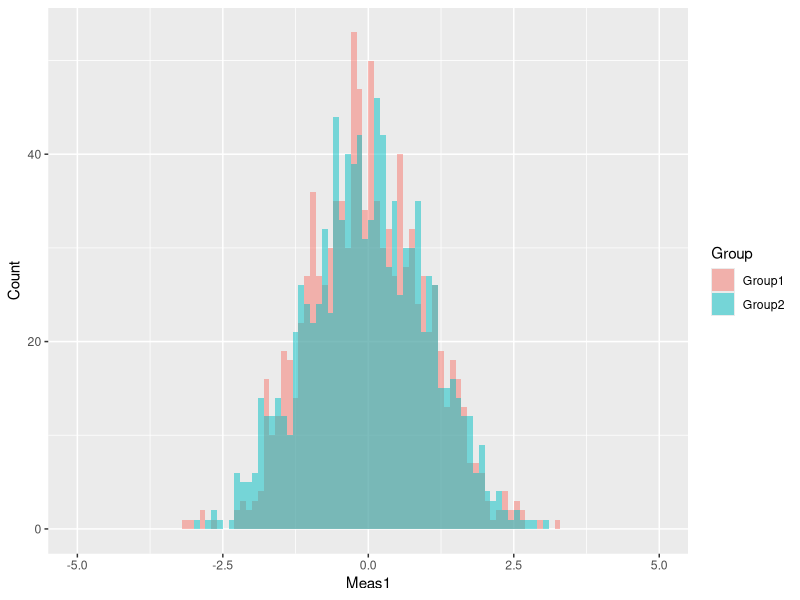
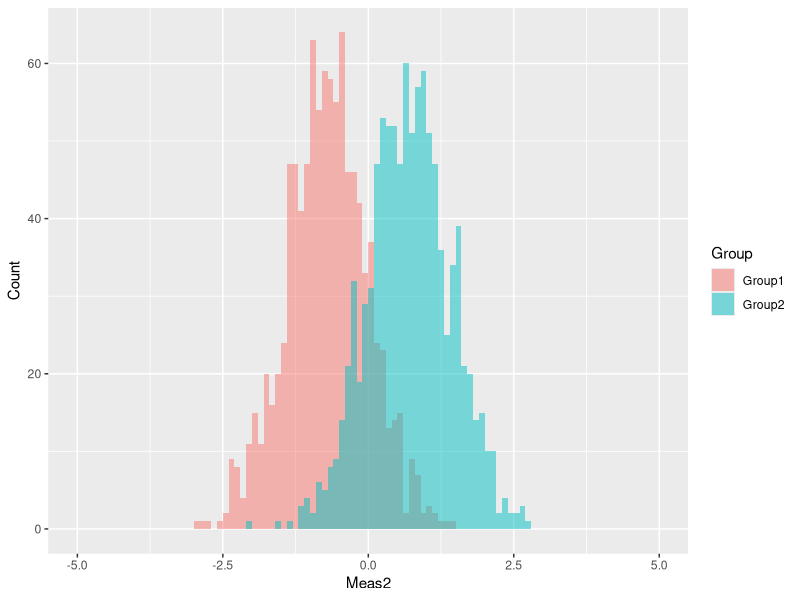
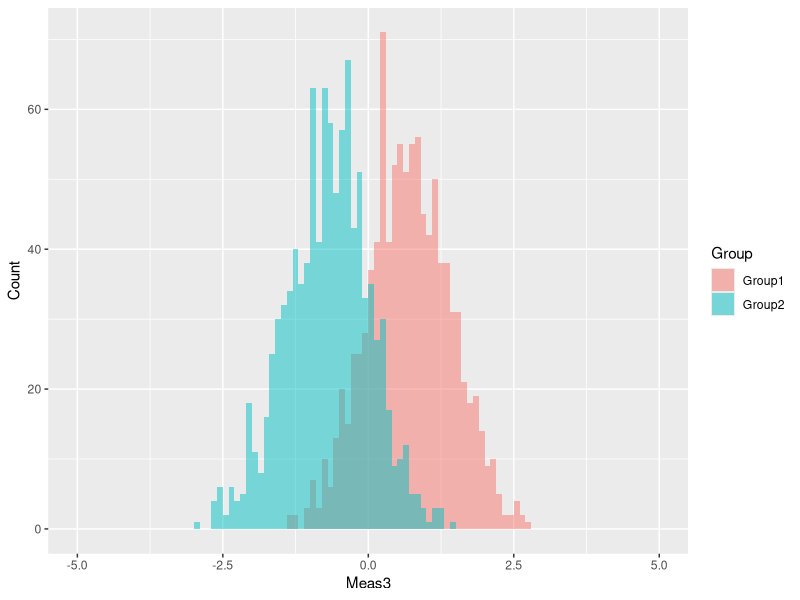
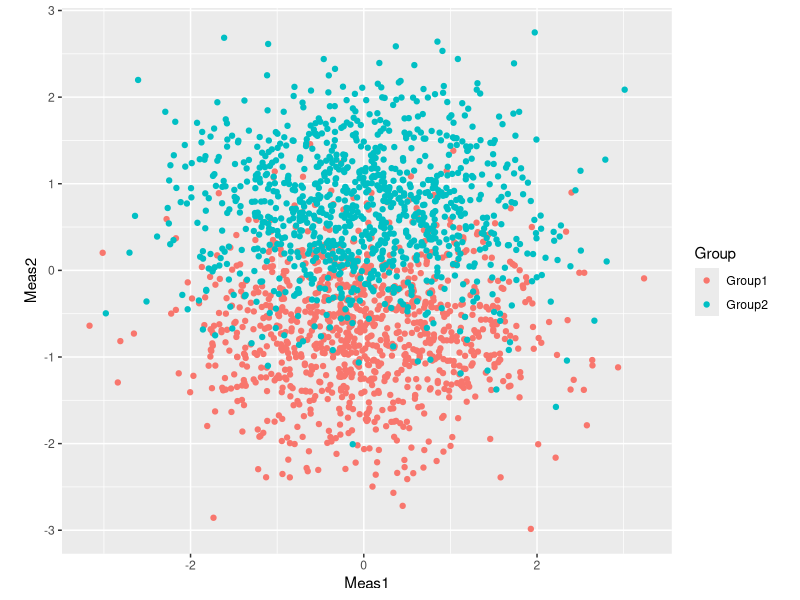
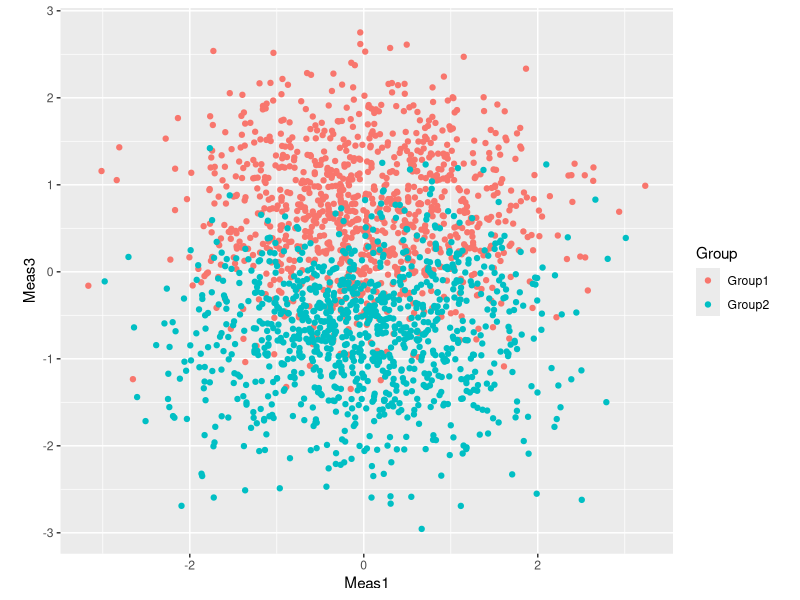
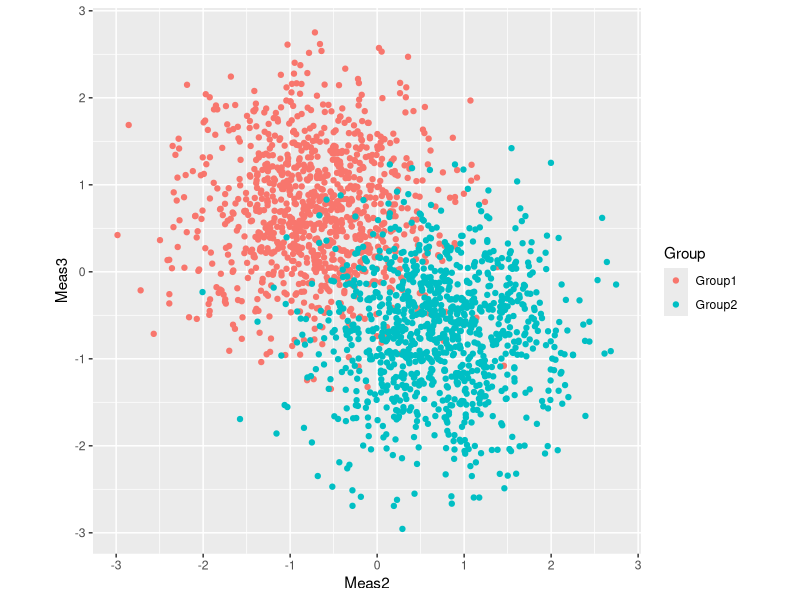
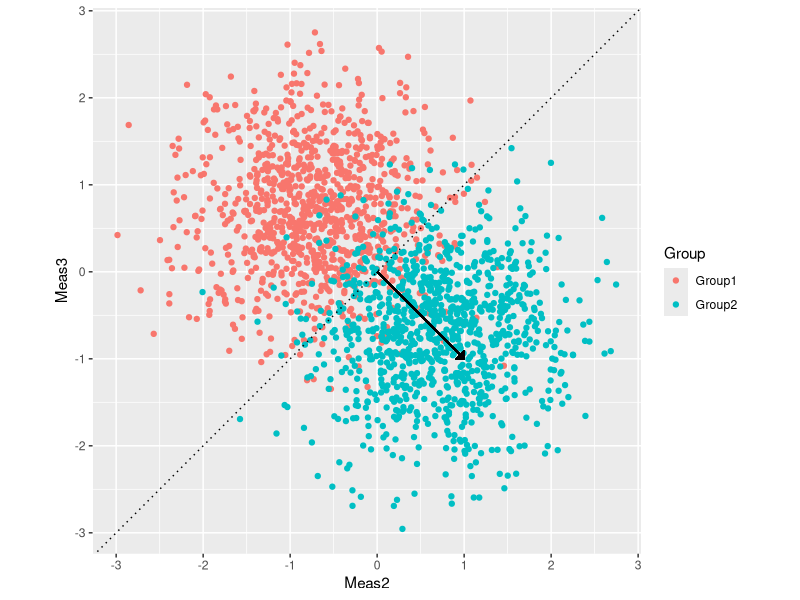
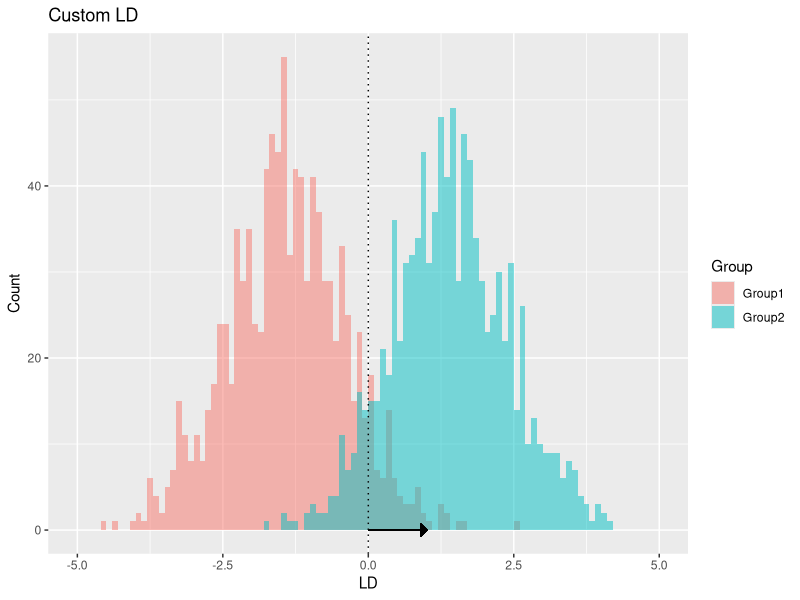

Write R code to recreate these figures, in order. (Note: this script raises an error after producing the figures.)
## ---- chunk 1
knitr::opts_chunk$set(echo = TRUE, fig.align = "center")
## ---- chunk 2
library(ggplot2)
library(knitr)
library(kableExtra)

# make_data_basic() below uses rnorm() to get random points on a normal 
# distribution.  This ensures we'll always see the same "random" number here.
set.seed(0)

# create a very basic data frame of input data for the LDA.
make_data_basic <- function(Nper=1000) {
  # meas 1 tells us nothing useful.
  # meas 2 is somewhat lower for group 1 and higher for group 2
  # meas 3 is somewhat higher for group 1 and lower for group 2
  obs <- data.frame(
    Meas1 = rnorm(n = Nper*2),
    Meas2 = c(rnorm(n = Nper, mean = -1), rnorm(n = Nper, mean = 1)),
    Meas3 = c(rnorm(n = Nper, mean = 1), rnorm(n = Nper, mean = -1)),
    Group = rep(c("Group1","Group2"), each=Nper)
  )
  # we'll have variables that just happen to look like z-scores...
  obs[, 1:3] <- scale(obs[, 1:3])
  obs
}

### some vector math helper functions
dotprod <- function(x, y) sum(x * y)  # dot product
vecmag  <- function(x) sqrt(sum(x^2)) # magnitude
vecnorm <- function(x) x/vecmag(x)    # normalize to unit vector

# histogram for a given measurement, overlaying all groups
hist_grp <- function(obs, measurement, breaks=seq(-5, 5, 0.1), grp="Group", ...) {
  ggplot(obs) +
    geom_histogram(aes_(x = obs[[measurement]],
                        fill = obs[[grp]]),
                   breaks = breaks,
                   position = "identity",
                   alpha = 0.5,
                   ...) +
    labs(x = measurement, y = "Count", fill = "Group")
}

# scatterplot of two measurements, overalying all groups
scatter_grp <- function(obs, x, y, color="Group", ratio=1) {
  ggplot(obs) +
    geom_point(aes_string(x = x, y = y, color = color)) +
    coord_fixed(ratio = ratio)
}

# Wrapper to attach LDA results to a list of objects, starting from an
# observations data frame.
run_lda <- function(data = list()) {
  within(data, {
    # The two main MASS package steps used here: run the LDA, and perform the 
    # prediction that provides actual LD-axis values and automatic 
    # classification.
    lds <- MASS::lda(formula = Group ~ ., data = observations)
    prediction <- predict(lds)
    # Attach some output columns to the observations data frame for convenience
    observations$Prediction <- prediction$class
    observations$LD1 <- prediction$x[, 1]
    observations$Wrong <- with(observations, Group != Prediction)
    # Make a confusion matrix for every pair of actual group versus predicted
    # group.  The more we have on the diagonal the better!
    confusion <- table(observations$Group, observations$Prediction)
    rownames(confusion) <- paste0("Actual", rownames(confusion))
    colnames(confusion) <- paste0("Predicted", colnames(confusion))
  })
}
## ---- chunk 3
observations <- make_data_basic()
## ---- chunk 4
preview <- do.call(rbind,
                   lapply(split(observations, observations$Group),
                          head,
                          n = 5))[, -4]
k <- kable(preview, row.names = FALSE, digits = 3)
k <- kable_styling(k, full_width = FALSE)
k <- group_rows(k, "Group1", 1, 5)
k <- group_rows(k, "Group2", 6, 10)
k
## ---- chunk 5
summary(observations)
sapply(observations[, 1:3], sd)
## ---- chunk 6
lapply(split(observations, observations$Group), summary)
lapply(split(observations, observations$Group), function(chunk) sapply(chunk[, 1:3], sd))
## ---- chunk 7
hist_grp(observations, "Meas1")
hist_grp(observations, "Meas2")
hist_grp(observations, "Meas3")
## ---- chunk 8
scatter_grp(observations, "Meas1", "Meas2")
scatter_grp(observations, "Meas1", "Meas3")
scatter_grp(observations, "Meas2", "Meas3")
## ---- chunk 9
scatter_grp(observations, "Meas2", "Meas3") +
  geom_abline(intercept = 0,
              slope = 1,
              linetype="dotted") +
  geom_segment(x = 0, y = 0, xend = 1, yend = -1,
               arrow = arrow(angle = 45,
                             length = unit(0.2, "cm"),
                             type="closed"))
## ---- chunk 10
scaling <- data.frame(Component = c(0, 1, -1))
rownames(scaling) <- paste0("Meas", 1:3)
kable_styling(kable(scaling, digits = 3), full_width = FALSE)
## ---- chunk 11
ld <- apply(observations[, 1:3], 1, dotprod, y = scaling$Component)
ld <- data.frame(LD = ld,
           Group = observations$Group)
## ---- chunk 12
hist_grp(ld, "LD") +
  ggtitle("Custom LD") +
  geom_vline(xintercept = 0,
             linetype="dotted") +
  geom_segment(x = 0, y = 0, xend = 1, yend = 0,
               arrow = arrow(angle = 45,
                             length = unit(0.2, "cm"),
                             type="closed"))
## ---- chunk 13
# Here we're banking on the fact that everything's centered on the origin.  See
# case 5 below for a situation where it's not.
ld$Prediction <- c("Group1", "Group2")[(ld$LD >= 0) + 1]
my_confusion <- as.data.frame(table(ld[, 2:3]))
colnames(my_confusion) <- c("Group", "Prediction", "Freq")
kable_styling(kable(my_confusion), full_width = FALSE)
## ---- chunk 14
lds <- MASS::lda(formula = Group ~ . , data = observations)
## ---- chunk 15
kable_styling(kable(lds$means), full_width = FALSE)
## ---- chunk 16
kable_styling(kable(lds$scaling, digits=3), full_width = FALSE)
## ---- chunk 17
lds$terms
## ---- chunk 18
scalings <- data.frame(Scaling = scaling[, 1],
                       MyScaling = lds$scaling[, 1],
                       check.names = FALSE)
kable_styling(kable(scalings, digits = 3), full_width = FALSE)
## ---- chunk 19
# Note that it's MASS:::predict.lda that makes this magic work
prediction <- predict(lds)
## ---- chunk 20
hist_grp(data.frame(LD=prediction$x[, 1], Group=observations$Group), "LD") +
  ggtitle("Automatic LD")
## ---- chunk 21
confusion <- as.data.frame(table(observations$Group, prediction$class))
colnames(confusion) <- c("Group", "Prediction", "Freq")
confusion$MyFreq <- my_confusion$Freq
kable_styling(kable(confusion), full_width = FALSE)
## ---- chunk 22
case2 <- run_lda(within(list(), {
  scaler <- 1000
  observations[,1:3] <- observations[,1:3]*scaler
}))

scaler_compare <- cbind.data.frame(lds$scaling, case2$lds$scaling, case2$lds$scaling*case2$scaler)
colnames(scaler_compare) <- c("LD1", "LD1Big", "LD1BigNorm")
kable_styling(kable(scaler_compare, digits=5), full_width = FALSE)
## ---- chunk 23
case2_stretch <- run_lda(within(list(), {
  scalers <- c(1, 10, 1000)
  observations[, 1:3] <- t(apply(observations[, 1:3], 1, function(x) x*scalers))
}))

scaler_compare <- cbind.data.frame(LD1 = lds$scaling[, 1],
                                   LD1Stretch = case2_stretch$lds$scaling[, 1],
                                   LD1StretchNorm = case2_stretch$lds$scaling[, 1]*case2_stretch$scalers)
kable_styling(kable(scaler_compare, digits=5), full_width = FALSE)
## ---- chunk 24
with(case2_stretch, {
  scatter_grp(observations, "Meas2", "Meas3", ratio = scalers[2]/scalers[3]) +
  geom_abline(intercept = 0,
              slope = scalers[3]/scalers[2],
              linetype="dotted") +
  geom_segment(x = 0, y = 0, xend = 10, yend = -1000,
               arrow = arrow(angle = 45,
                             length = unit(0.2, "cm"),
                             type="closed"))
})
## ---- chunk 25
with(case2_stretch, {
  hist_grp(data.frame(LD=prediction$x[, 1], Group=observations$Group), "LD") +
  ggtitle("Automatic LD")
})
## ---- chunk 26
case3 <- run_lda(within(list(), {
  shift <- (1:3)*20
  for (i in 1:3) {
   observations[, i] <- observations[, i] + shift[i] 
  }
  rm(i)
}))
## ---- chunk 27
p3 <- predict(case3$lds)
c3ld <- data.frame(p3$x, Group=observations$Group)
hist_grp(c3ld, "LD1")
c3ld_predicted <- data.frame(p3$x, Group=p3$class)
hist_grp(c3ld_predicted, "LD1")
## ---- chunk 28
case3 <- within(case3, {
  projections <- apply(observations[, 1:3], 1, dotprod, y = lds$scaling[, 1])
  projections <- data.frame(Projection = projections,
                          Group = observations$Group)  
})

hist_grp(case3$projections, "Projection", breaks = NULL, bins = 100)
## ---- chunk 29
case3 <- within(case3, {
  center <- colMeans(observations[, 1:3])
  projections <- apply(observations[, 1:3], 1, function(row) {
    dotprod(x = row - center, y = lds$scaling[, 1])
  })
  projections <- data.frame(Projection = projections,
                          Group = observations$Group)  
})

hist_grp(case3$projections, "Projection")
## ---- chunk 30
case4 <- run_lda(within(list(), {
  observations[, "Meas1"] <- 0 # The first Measurment has no variation at all
}))
## ---- chunk 31
case5 <- run_lda(within(list(), {
  # Shift the dividing line along LD1 a bit, but the measurement values remain
  # the same.
  observations$Group <- factor(ifelse(with(observations, Meas3 - Meas2 > -1),
                               "Group1",
                               "Group2"), levels = levels(observations$Group))
}))

with(case5, scatter_grp(observations, x = "Meas2", y = "Meas3")) +
  geom_abline(intercept = 0,
              slope = 1,
              linetype="dotted",
               color = "gray") +
  geom_abline(intercept = -1,
              slope = 1,
              linetype="dotted") +
  geom_segment(x = 0.5, y = -0.5, xend = 1.5, yend = -1.5,
               arrow = arrow(angle = 45,
                             length = unit(0.2, "cm"),
                             type="closed")) +
  coord_cartesian(xlim = c(-3, 3), ylim = c(-3, 3)) +
  ggtitle("Meas3 vs Meas2 - Offset Midpoint and Strict Group Separation")
## ---- chunk 32
with(case5, hist_grp(observations, "LD1")) +
  scale_x_continuous(breaks = seq(-5, 5, 1)) +
  ggtitle("LD1 - Offset Midpoint and Strict Group Separation")
case5$observations$GroupWrong <- with(case5$observations,
                                      factor(paste(Group, ifelse(Wrong, "Wrong", "Right")),
                                             levels = c("Group1 Right",
                                                        "Group1 Wrong",
                                                        "Group2 Right",
                                                        "Group2 Wrong")))
with(case5, hist_grp(observations, "LD1", grp = "GroupWrong")) +
  scale_fill_discrete(drop=FALSE) +
  scale_x_continuous(breaks = seq(-5, 5, 1)) +
  ggtitle("LD1 - Predicted Group Membership")
## ---- chunk 33
# Adding a column for a categorical measurement
case6 <- run_lda(within(list(), {
  # A factor with four levels, and varying proportions between them.
  N <- 4
  observations$Meas4 <- sample(1:N, # N distinct values
                               nrow(observations), # total observations
                               prob = 1:N, # increasing probability (it'll normalize automatically)
                               replace = TRUE) # allow repeats
  observations$Meas4 <-  as.factor(observations$Meas4)
  levels(observations$Meas4) <- LETTERS[1:N]
}))

# Alternatively, what if we have separate columns for each possible category 
# above, where 1 means present and 0 means absent (and the first category is
# missing but implied by all-zero on the rest)?
case6_wide <- run_lda(within(list(), {
  cols <- do.call(cbind.data.frame,
                  lapply(levels(case6$observations$Meas4)[-1],
                         function(lvl) (case6$observations$Meas4 == lvl) + 0))
  colnames(cols) <- paste0("Meas4", levels(case6$observations$Meas4)[-1])
  observations <- cbind(observations, cols)
}))
## ---- chunk 34
k <- kable(with(case6, lds$means[, paste0("Meas4", levels(observations$Meas4)[-1])]))
kable_styling(k, full_width = FALSE)
k <- kable(with(case6, table(observations$Meas4)/nrow(observations)))
kable_styling(k, full_width = FALSE)
## ---- chunk 35
case6_compare <- cbind.data.frame(case6$lds$scaling,
                                  case6_wide$lds$scaling)
colnames(case6_compare) <- c("LD1_Factor", "LD1_Boolean")
kable_styling(kable(case6_compare, digits = 3), full_width = FALSE)
